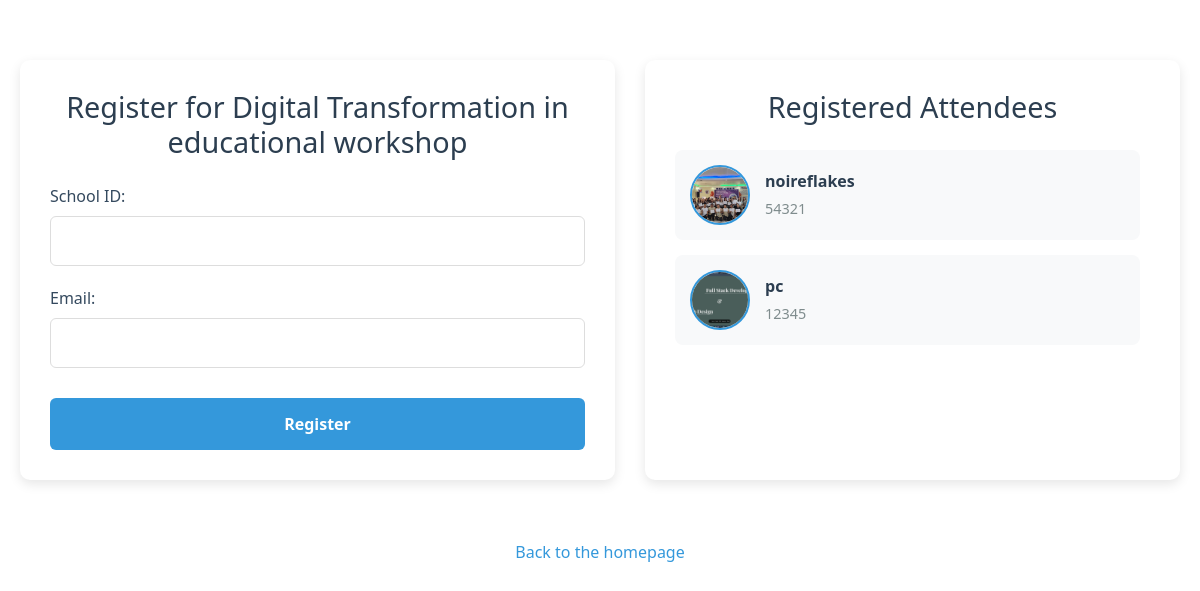
The page /webinar/register/14/ on the database its author committed.
### webinar/models.py (models this page shows, shortened)
class Webinar(models.Model):
    title=models.CharField(max_length=20)
    description=models.CharField(max_length=1000)
    number_of_speaker=models.IntegerField(default=1)
    event_type=models.CharField(max_length=20, null=True ,blank=True)
    start_date=models.DateField(null=True ,blank=True)
    until_date=models.DateField(null=True, blank=True)
    time=models.TimeField(max_length=20)
    banner=models.ImageField(upload_to='banner')
    venue=models.CharField(max_length=40)

class WebinarAttendees(models.Model):
    webinar=models.ForeignKey(Webinar, on_delete=models.CASCADE, related_name="attendees")
    user=models.ForeignKey(User, on_delete=models.CASCADE, related_name="attendees", null=True, blank=True)
    school_id=models.CharField(max_length=20, null=True)
    email=models.EmailField()

### login/models.py (models this page shows)
class UserProfile(models.Model):
    user=models.OneToOneField(User, on_delete=models.CASCADE, related_name='user_profile')
    img=models.ImageField(upload_to='UserProfile', null=True, blank=True , default='UserProfile/1.jpg')
    school_id=models.CharField(max_length=100, null=True, blank=True)
    number=models.CharField(max_length=100, null=True, blank=True)
    school=models.CharField(max_length=100, null=True, blank=True)

### webinar/views.py (the view, shortened to what this page needs)
# urls.py: path("register/<int:id>/", views.register, name="register"),
def register(request, id):
    webinar = get_object_or_404(Webinar, id=id)
    attendees = WebinarAttendees.objects.filter(webinar=webinar)
    return render(request, 'webinar/register.html', {
        'webinar': webinar,
        'attendees': attendees
    })

### webinar/templates/webinar/register.html (shortened to what this page needs)
{% extends "login/layout.html" %}
{% load static %}
{% block css %} <link rel="stylesheet" href="{% static 'webinar/css/register_attendees.css' %}"> {% endblock %}
{% block body %}
<div class="container-fluid registration-container">
    <form class="registration-form" action="{% url 'register' webinar.id %}" method="post">
        <h2 class="form-title">Register for {{ webinar.title }}</h2>
        <div class="form-group">
            <label for="school_id">School ID:</label>
            <input type="text" name="school_id" id="school_id" required>
        </div>
        <div class="form-group">
            <label for="email">Email:</label>
            <input type="email" name="email" id="email" required>
        </div>
        <input class="submit-button" type="submit" value="Register">
    </form>
    <div class="attendees-section">
        {% if attendees %}
        <div class="attendees-container">
            <h3 class="attendees-title">Registered Attendees</h3>
            <div class="attendees-list">
                {% for attendee in attendees %}
                <div class="attendee-card">
                    {% if attendee.user.user_profile.img.url %}
                    <img src="{{ attendee.user.user_profile.img.url }}" alt="{{ attendee.name }}" class="attendee-avatar">
                    {% else %}
                    <div class="attendee-avatar" style="background-color: #eee; display: flex; align-items: center; justify-content: center;">
                        <i class="fas fa-user" style="color: #999; font-size: 1.5rem;"></i>
                    </div>
                    {% endif %}
                    <div class="attendee-info">
                        <div class="attendee-name">{{ attendee.user.username }}</div>
                        <div class="attendee-id">{{ attendee.user.user_profile.school_id }}</div>
                    </div>
                </div>
                {% endfor %}
            </div>
        </div>
        {% endif %}
    </div>
</div>
<a href="{% url 'index' %}" class="back-link">Back to the homepage</a>
{% endblock %}

### webinar/static/webinar/css/register_attendees.css (style rules this page uses)
.registration-container { max-width: 1200px; margin: 40px auto; padding: 20px; display: flex; gap: 30px; }
.registration-form { flex: 1; background: white; padding: 30px; border-radius: 10px; box-shadow: 0 4px 12px rgba(0, 0, 0, 0.1); position: sticky; top: 20px; height: fit-content; }
.attendees-section { flex: 1; }
.form-title { text-align: center; color: #2c3e50; margin-bottom: 25px; font-size: 1.8rem; }
.form-group { margin-bottom: 20px; }
.form-group label { display: block; margin-bottom: 8px; font-weight: 500; color: #34495e; }
.form-group input { width: 100%; padding: 12px 15px; border: 1px solid #ddd; border-radius: 6px; font-size: 1rem; transition: all 0.3s; }
.submit-button { width: 100%; padding: 14px; background-color: #3498db; color: white; border: none; border-radius: 6px; font-size: 1rem; font-weight: 600; cursor: pointer; transition: background-color 0.3s; margin-top: 10px; }
.attendees-container { background: white; padding: 30px; border-radius: 10px; box-shadow: 0 4px 12px rgba(0, 0, 0, 0.1); height: 100%; }
.attendees-title { text-align: center; color: #2c3e50; margin-bottom: 25px; font-size: 1.8rem; }
.attendees-list { display: grid; grid-template-columns: 1fr; gap: 15px; max-height: 600px; overflow-y: auto; padding-right: 10px; }
.attendee-card { display: flex; align-items: center; gap: 15px; padding: 15px; background: #f8f9fa; border-radius: 8px; transition: all 0.3s; }
.attendee-avatar { width: 60px; height: 60px; border-radius: 50%; object-fit: cover; border: 2px solid #3498db; }
.attendee-info { flex: 1; }
.attendee-name { font-weight: 600; color: #2c3e50; margin-bottom: 5px; }
.attendee-id { font-size: 0.9rem; color: #7f8c8d; }
.back-link { display: block; text-align: center; color: #3498db; text-decoration: none; margin-top: 30px; transition: color 0.3s; }

### rows shown on the page
Webinar: title "Digital Transformation in educational workshop"
WebinarAttendees: user.user_profile.img (picture), user.username "noireflakes", user.user_profile.school_id "54321"
WebinarAttendees: user.user_profile.img (picture), user.username "pc", user.user_profile.school_id "12345"
